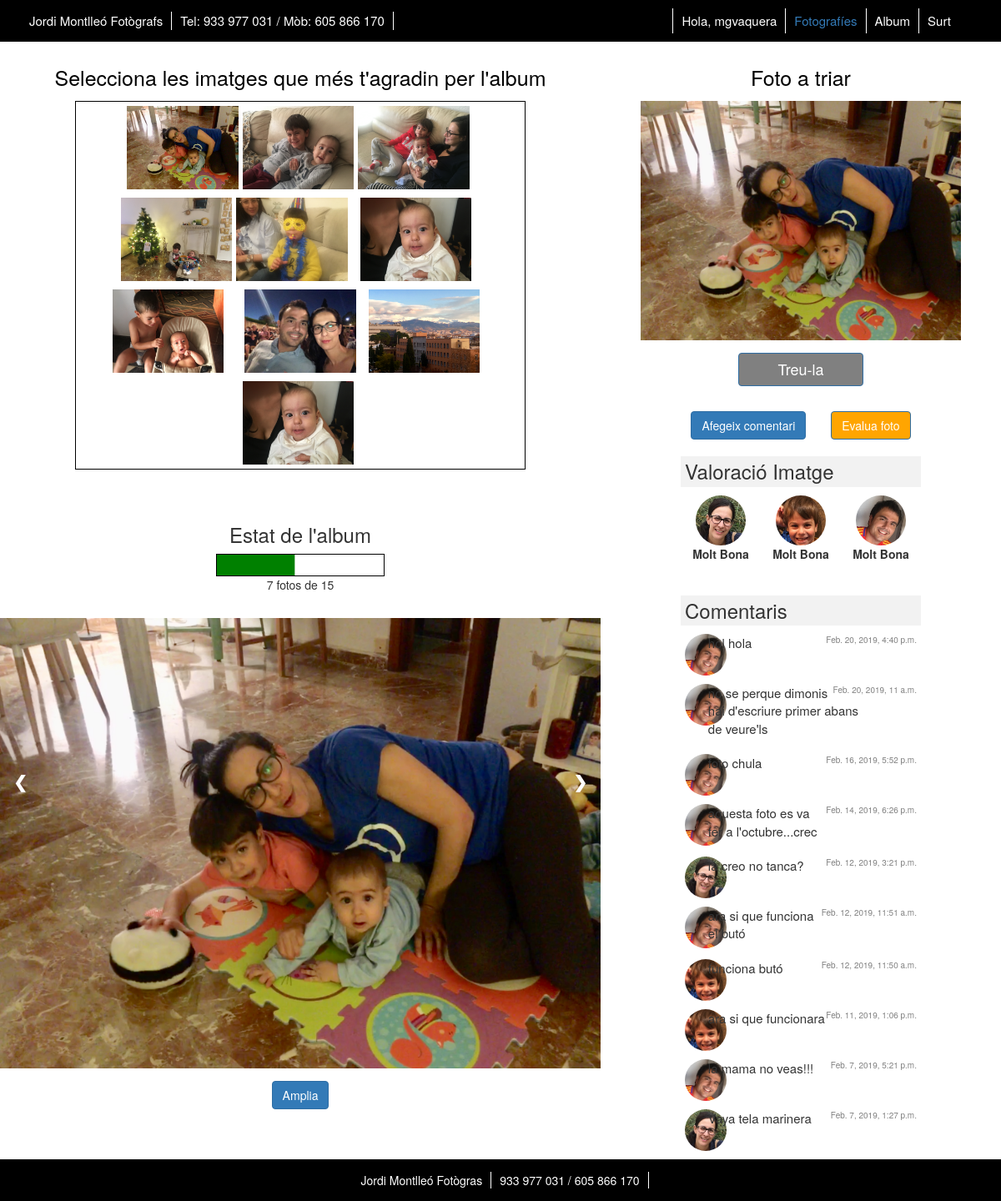
The page /photo_list/ (signed in) on the database its author committed.
### album_app/models.py (models this page shows, shortened)
class Album(models.Model):
    client = models.OneToOneField(User, on_delete=models.CASCADE, primary_key=True)
    title = models.CharField(max_length=200)
    max_photos = models.IntegerField(default=0)

class Image(models.Model):
    album = models.ForeignKey(Album, on_delete=models.CASCADE, related_name='images')
    width = models.IntegerField(default=0)
    height = models.IntegerField(default=0)
    photo = models.ImageField(null=False, blank=False, width_field='width', height_field='height')
    title = models.CharField(max_length=200)
    date_created = models.DateField(default=timezone.now)
    selected = models.BooleanField(default=False)
    class Meta:
        ordering = ['-date_created']

class Value(models.Model):
    grade = models.CharField(max_length=100)
    image = models.ForeignKey(Image, on_delete=models.CASCADE, related_name='grades')
    avatar = models.ForeignKey(Avatar, on_delete=models.CASCADE, related_name='grades')

class Avatar(models.Model):
    name = models.CharField(max_length=100)
    album = models.ForeignKey(Album, default=1, on_delete=models.CASCADE, related_name='avatars')
    width = models.IntegerField(default=50)
    height = models.IntegerField(default=50)
    photo = models.ImageField(null=False, blank=False, width_field='width', height_field='height')
    activated = models.BooleanField(default=False)

class Comment(models.Model):
    image = models.ForeignKey(Image, on_delete=models.CASCADE, related_name='comments')
    avatar = models.ForeignKey(Avatar, default=1, on_delete=models.CASCADE, related_name='comments')
    text = models.TextField()
    date = models.DateTimeField(default=timezone.now)

### album_app/views.py (the view)
# urls.py: path('photo_list/', views.image_list, name='photo_list'),
@login_required
def image_list(request):
    album = get_object_or_404(Album, client=request.user)
    all_images = album.images.all()
    images_selected = album.images.filter(selected=True)
    num_selected = len(images_selected)
    img_status = ''
    image_big = all_images[0]
    if image_big.selected:
        img_status = 'true'
    else:
        img_status = 'false'
    comments = image_big.comments.all().order_by('-date')
    values = Value.objects.filter(image=image_big)
    context = {'images': all_images, 'image_big': image_big, 'album': album, 'num_selected': num_selected,
               'images_selected': images_selected, 'values': values,'comments': comments, 'img_status': img_status}
    return render(request, 'album_app/photo_list.html', context)

### album_app/templates/album_app/photo_list.html (shortened to what this page needs)
{% load staticfiles %}
<!DOCTYPE html>
<html lang="en">
<head>
    <link rel="stylesheet" href="{% static 'styles/photo_list.css' %}">
    <link rel="stylesheet" href="https://maxcdn.bootstrapcdn.com/bootstrap/3.4.0/css/bootstrap.min.css">
</head>
<body>
<div class="top-container">
    <div class="top-container-left">
        <div>
        Jordi Montlleó Fotògrafs
            </div>
        <div>
            Tel: 933 977 031 / Mòb: 605 866 170
        </div>
    </div>
    <div class="top-container-right">
        <div>
            <a style="color:white;"  href="">Surt</a>
        </div>
        <div>
            <a style="color:white;"  href="{% url 'album_big_page' %}">Album</a>
        </div>
        <div>
            <a href="{% url 'photo_list' %}">Fotografíes</a>
        </div>
        <div>
            Hola, {{album.client.username}}
        </div>
    </div>
</div>
<div class="main-div">
    <div class="col-1">
        <div class = 'container1'>
            <div class = container1-header>
                <p>Selecciona les imatges que més t'agradin per l'album</p>
            </div>
            <div class="container1-img">
                {% for image in images %}
                <img id='{{image.id}}' src="{{ image.photo.url }}" alt="" onclick="big_click(this)">
                {% endfor %}
            </div>
        </div>
        <div class="container-barra">
            <h3>Estat de l'album</h3>
            <canvas id="album-bar" width="200px" height="25px"></canvas>
            <p id="barText">{{num_selected}} fotos de {{album.max_photos}}</p>
        </div>
        <div id="carousel" class="container-gallery">
            {% for image in images_selected %}
                <div class="mySlides">
                    <img src="{{image.photo.url}}" style="width:100%">
                </div>
            {% endfor %}
            <a class="prev" onclick="plusSlides(-1)">&#10094;</a>
            <a class="next" onclick="plusSlides(1)">&#10095;</a>
        </div>
        <div>
            <a class="btn btn-primary " style="margin-top:15px;" href="{% url 'album_big_page' %}">Amplia</a>
        </div>
    </div>
    <div class="col-2">
        <div class="bigImage">
            {% if image_big %}
                <p style="color:black;font-size:25px;text-align:center;">Foto a triar</p>
                <img id='image-big' class="bigImage-img" src="{{image_big.photo.url}}" alt="">
                <div class="status-bigImage">
                <button id="btnToAlbum" class="btn btn-primary" style="width:150px; font-size:18px;" value="{{ img_status }}">Treu-la</button>
                </div>
                <div class="bigImage-btns">
                    <button class="btn btn-primary" style="margin-right:15px;" id="btn-modal-comment">Afegeix comentari</button>
                    <button class="btn btn-primary" style="background:orange; margin-left:15px;" id="btn-modal-value">Evalua foto</button>
                </div>
                <div class="values">
                    <h3>Valoració Imatge</h3>
                    <div id='container-values' class="avatars-value-container">
                        {% for value in values %}
                            <div id="values-results">
                                <img id="img{{value.id}}" src="{{value.avatar.photo.url}}" alt="" width="60" height="60">
                                {% if value.grade %}
                                <p id="p{{value.id}}"><strong>{{value.grade}}</strong></p>
                                {% else %}
                                <p>no valora</p>
                                {% endif %}
                            </div>
                        {% endfor %}
                    </div>
                </div>
                <div class="comments">
                    <h3>Comentaris</h3>
                    <div id="comments-listId" class="comments-list">
                        {% for comment in comments %}
                            <div class="comments-list-content">
                                <div class="img-comment">
                                    <img src="{{comment.avatar.photo.url}}" alt="" width="50" height="50">
                                </div>
                                <div class="text-comment" style="width:90%">
                                    <span style="float:right;color:grey; font-size:10px;">{{comment.date}}</span>
                                    <p style="width:80%; font-size:15px;">{{comment.text}}</p>
                                </div>
                            </div>
                        {% endfor %}
                    </div>
                </div>
            {% endif %}
        </div>
    </div>
</div>
<div class="bottom">
    <div>
        Jordi Montlleó Fotògras
    </div>
    <div>
         933 977 031 / 605 866 170
    </div>
</div>
</body>
</html>

### album_app/static/styles/photo_list.css (style rules this page uses)
.top-container { background:black; height:50px; display:flex; }
.top-container-left { display:flex; flex-direction:row; align-items:center; width:50%; color:white; padding-left:25px; font-size:15px; }
.top-container-left div { padding-right:10px; padding-left:10px; border-right: 1px solid white; }
.top-container-right { display:flex; flex-direction:row-reverse; align-items:center; width:50%; margin-right:50px; }
.top-container-right div { display:flex; align-items:center; height:30px; color:white; padding-left:10px; padding-right:10px; font-size:15px; border-left: 1px solid white; }
.main-div { display:flex; flex-direction:row; }
.col-1 { width:60%; display:flex; flex-direction:column; justify-content:flex-start; align-items:center; margin-top:25px; margin-bottom:25px; }
.col-2 { display:flex; flex-direction:column; justify-content:flex-start; width:40%; background-color:white; align-items:center; margin-top: 25px; }
.container1 { display:flex; flex-direction:column; justify-content:center; width:100%; margin-bottom:25px; }
.container1-header { display: flex; align-items:center; justify-content:center; background-color:white; color:black; font-size:25px; }
.container1-img { display:flex; justify-content: center; flex-wrap: wrap; border: 1px solid black; width:75%; margin: 0 auto; }
.container1-img img { margin-top:5px; margin-bottom:5px; margin-right:5px; width:auto; height:100px; }
.bigImage { width:100% }
.bigImage-img { display: block; margin-left: auto; margin-right: auto; width: 80%; }
.status-bigImage { display:flex; justify-content:center; align-items:center; margin-top:15px; margin-bottom:30px; }
.bigImage-btns { display:flex; display-flex:row; justify-content:center; margin-top:25px; }
.comments { width:60%; margin:0 auto; }
.comments h3 { background-color:#f2f2f2; padding:5px; }
.comments-list { display:flex; flex-direction:column; padding-left:5px; padding-right:5px; }
.comments-list-content { display:flex; margin-bottom:10px; }
.img-comment { width:10%; }
.img-comment img { display:block; float: left; border-radius: 50%; }
.text-comment { width:90%; }
.text-comment span { float: right; color: grey; font-size: 10px; }
.text-comment p { width:80%; font-size: 15px; }
.container-barra { display:flex; flex-direction:column; justify-content:center; align-items:center; width:75%; margin-top:20px; margin-bottom:20px; }
#album-bar { border: 1px solid black; }
.container-gallery { position: relative; }
.mySlides { display: none; }
.prev, .next { cursor: pointer; position: absolute; top: 40%; width: auto; padding: 16px; margin-top: -50px; color: white; font-weight: bold; font-size: 20px; border-radius: 0 3px 3px 0; user-select: none; -webkit-user-select: none; }
.next { right: 0; border-radius: 3px 0 0 3px; }
.bottom { display:flex; flex-direction: row; align-items:center; color: white; background-color:black; justify-content:center; height:50px; }
.bottom div { padding-right:10px; padding-left:10px; border-right: 1px solid white; }
.values { display:flex; flex-direction:column; width:60%; margin:0 auto; }
.values h3 { background-color:#f2f2f2; padding:5px; }
.avatars-value-container { display:flex; justify-content:center; }
.avatars-value-container div { width:100px; height:100px; text-align:center; }
.avatars-value-container img { display:block; margin-left: auto; margin-right:auto; border-radius:50%; width:60px; height:60px; }

### rows shown on the page
Album: client.username "mgvaquera", max_photos "15"
Image: photo (picture)
Image: photo (picture)
Image: photo (picture)
Image: photo (picture)
Image: photo (picture)
Image: photo (picture)
Image: photo (picture)
Image: photo (picture)
Image: photo (picture)
Image: photo (picture)
Value: avatar.photo (picture), grade "Molt Bona"
Value: avatar.photo (picture), grade "Molt Bona"
Value: avatar.photo (picture), grade "Molt Bona"
Comment: avatar.photo (picture), date "Feb. 20, 2019, 4:40 p.m.", text "hol hola"
Comment: avatar.photo (picture), date "Feb. 20, 2019, 11 a.m.", text "no se perque dimonis hai d'escriure primer abans de veure'ls"
Comment: avatar.photo (picture), date "Feb. 16, 2019, 5:52 p.m.", text "foto chula"
Comment: avatar.photo (picture), date "Feb. 14, 2019, 6:26 p.m.", text "aquesta foto es va fer a l'octubre...crec"
Comment: avatar.photo (picture), date "Feb. 12, 2019, 3:21 p.m.", text "la creo no tanca?"
Comment: avatar.photo (picture), date "Feb. 12, 2019, 11:51 a.m.", text "ara si que funciona el butó"
Comment: avatar.photo (picture), date "Feb. 12, 2019, 11:50 a.m.", text "funciona butó"
Comment: avatar.photo (picture), date "Feb. 11, 2019, 1:06 p.m.", text "ara si que funcionara"
Comment: avatar.photo (picture), date "Feb. 7, 2019, 5:21 p.m.", text "la mama no veas!!!"
Comment: avatar.photo (picture), date "Feb. 7, 2019, 1:27 p.m.", text "Vaya tela marinera"

### other values the page prints
{{ num_selected }} "7"
